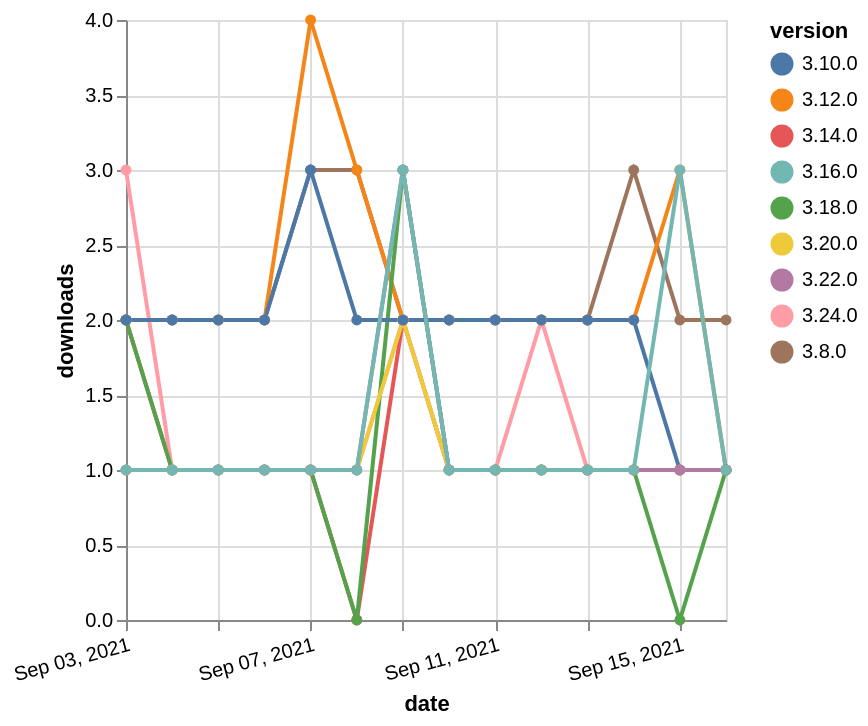

Specify this chart in Vega-Lite:
### Vega-Lite specification from a JSON file in a GitHub repository (floating-point values rounded to 4 significant figures)
{"$schema": "https://vega.github.io/schema/vega-lite/v5.json", "description": "A simple bar chart with embedded data.", "data": {"values": [{"date": "2021-09-03", "total": 2693, "delta": 2, "version": "3.8.0"}, {"date": "2021-09-04", "total": 2695, "delta": 2, "version": "3.8.0"}, {"date": "2021-09-05", "total": 2697, "delta": 2, "version": "3.8.0"}, {"date": "2021-09-06", "total": 2699, "delta": 2, "version": "3.8.0"}, {"date": "2021-09-07", "total": 2702, "delta": 3, "version": "3.8.0"}, {"date": "2021-09-08", "total": 2705, "delta": 3, "version": "3.8.0"}, {"date": "2021-09-09", "total": 2707, "delta": 2, "version": "3.8.0"}, {"date": "2021-09-10", "total": 2709, "delta": 2, "version": "3.8.0"}, {"date": "2021-09-11", "total": 2711, "delta": 2, "version": "3.8.0"}, {"date": "2021-09-12", "total": 2713, "delta": 2, "version": "3.8.0"}, {"date": "2021-09-13", "total": 2715, "delta": 2, "version": "3.8.0"}, {"date": "2021-09-14", "total": 2718, "delta": 3, "version": "3.8.0"}, {"date": "2021-09-15", "total": 2720, "delta": 2, "version": "3.8.0"}, {"date": "2021-09-16", "total": 2722, "delta": 2, "version": "3.8.0"}, {"date": "2021-09-03", "total": 2585, "delta": 2, "version": "3.12.0"}, {"date": "2021-09-04", "total": 2587, "delta": 2, "version": "3.12.0"}, {"date": "2021-09-05", "total": 2589, "delta": 2, "version": "3.12.0"}, {"date": "2021-09-06", "total": 2591, "delta": 2, "version": "3.12.0"}, {"date": "2021-09-07", "total": 2595, "delta": 4, "version": "3.12.0"}, {"date": "2021-09-08", "total": 2598, "delta": 3, "version": "3.12.0"}, {"date": "2021-09-09", "total": 2600, "delta": 2, "version": "3.12.0"}, {"date": "2021-09-10", "total": 2602, "delta": 2, "version": "3.12.0"}, {"date": "2021-09-11", "total": 2604, "delta": 2, "version": "3.12.0"}, {"date": "2021-09-12", "total": 2606, "delta": 2, "version": "3.12.0"}, {"date": "2021-09-13", "total": 2608, "delta": 2, "version": "3.12.0"}, {"date": "2021-09-14", "total": 2610, "delta": 2, "version": "3.12.0"}, {"date": "2021-09-15", "total": 2613, "delta": 3, "version": "3.12.0"}, {"date": "2021-09-16", "total": 2614, "delta": 1, "version": "3.12.0"}, {"date": "2021-09-03", "total": 239, "delta": 2, "version": "3.14.0"}, {"date": "2021-09-04", "total": 240, "delta": 1, "version": "3.14.0"}, {"date": "2021-09-05", "total": 241, "delta": 1, "version": "3.14.0"}, {"date": "2021-09-06", "total": 242, "delta": 1, "version": "3.14.0"}, {"date": "2021-09-07", "total": 243, "delta": 1, "version": "3.14.0"}, {"date": "2021-09-08", "total": 243, "delta": 0, "version": "3.14.0"}, {"date": "2021-09-09", "total": 245, "delta": 2, "version": "3.14.0"}, {"date": "2021-09-10", "total": 246, "delta": 1, "version": "3.14.0"}, {"date": "2021-09-11", "total": 247, "delta": 1, "version": "3.14.0"}, {"date": "2021-09-12", "total": 248, "delta": 1, "version": "3.14.0"}, {"date": "2021-09-13", "total": 249, "delta": 1, "version": "3.14.0"}, {"date": "2021-09-14", "total": 250, "delta": 1, "version": "3.14.0"}, {"date": "2021-09-15", "total": 251, "delta": 1, "version": "3.14.0"}, {"date": "2021-09-16", "total": 252, "delta": 1, "version": "3.14.0"}, {"date": "2021-09-03", "total": 119, "delta": 3, "version": "3.24.0"}, {"date": "2021-09-04", "total": 120, "delta": 1, "version": "3.24.0"}, {"date": "2021-09-05", "total": 121, "delta": 1, "version": "3.24.0"}, {"date": "2021-09-06", "total": 122, "delta": 1, "version": "3.24.0"}, {"date": "2021-09-07", "total": 123, "delta": 1, "version": "3.24.0"}, {"date": "2021-09-08", "total": 124, "delta": 1, "version": "3.24.0"}, {"date": "2021-09-09", "total": 126, "delta": 2, "version": "3.24.0"}, {"date": "2021-09-10", "total": 127, "delta": 1, "version": "3.24.0"}, {"date": "2021-09-11", "total": 128, "delta": 1, "version": "3.24.0"}, {"date": "2021-09-12", "total": 130, "delta": 2, "version": "3.24.0"}, {"date": "2021-09-13", "total": 131, "delta": 1, "version": "3.24.0"}, {"date": "2021-09-14", "total": 132, "delta": 1, "version": "3.24.0"}, {"date": "2021-09-15", "total": 133, "delta": 1, "version": "3.24.0"}, {"date": "2021-09-16", "total": 134, "delta": 1, "version": "3.24.0"}, {"date": "2021-09-03", "total": 180, "delta": 2, "version": "3.18.0"}, {"date": "2021-09-04", "total": 181, "delta": 1, "version": "3.18.0"}, {"date": "2021-09-05", "total": 182, "delta": 1, "version": "3.18.0"}, {"date": "2021-09-06", "total": 183, "delta": 1, "version": "3.18.0"}, {"date": "2021-09-07", "total": 184, "delta": 1, "version": "3.18.0"}, {"date": "2021-09-08", "total": 184, "delta": 0, "version": "3.18.0"}, {"date": "2021-09-09", "total": 187, "delta": 3, "version": "3.18.0"}, {"date": "2021-09-10", "total": 188, "delta": 1, "version": "3.18.0"}, {"date": "2021-09-11", "total": 189, "delta": 1, "version": "3.18.0"}, {"date": "2021-09-12", "total": 190, "delta": 1, "version": "3.18.0"}, {"date": "2021-09-13", "total": 191, "delta": 1, "version": "3.18.0"}, {"date": "2021-09-14", "total": 192, "delta": 1, "version": "3.18.0"}, {"date": "2021-09-15", "total": 192, "delta": 0, "version": "3.18.0"}, {"date": "2021-09-16", "total": 193, "delta": 1, "version": "3.18.0"}, {"date": "2021-09-03", "total": 155, "delta": 1, "version": "3.20.0"}, {"date": "2021-09-04", "total": 156, "delta": 1, "version": "3.20.0"}, {"date": "2021-09-05", "total": 157, "delta": 1, "version": "3.20.0"}, {"date": "2021-09-06", "total": 158, "delta": 1, "version": "3.20.0"}, {"date": "2021-09-07", "total": 159, "delta": 1, "version": "3.20.0"}, {"date": "2021-09-08", "total": 160, "delta": 1, "version": "3.20.0"}, {"date": "2021-09-09", "total": 162, "delta": 2, "version": "3.20.0"}, {"date": "2021-09-10", "total": 163, "delta": 1, "version": "3.20.0"}, {"date": "2021-09-11", "total": 164, "delta": 1, "version": "3.20.0"}, {"date": "2021-09-12", "total": 165, "delta": 1, "version": "3.20.0"}, {"date": "2021-09-13", "total": 166, "delta": 1, "version": "3.20.0"}, {"date": "2021-09-14", "total": 167, "delta": 1, "version": "3.20.0"}, {"date": "2021-09-15", "total": 168, "delta": 1, "version": "3.20.0"}, {"date": "2021-09-16", "total": 169, "delta": 1, "version": "3.20.0"}, {"date": "2021-09-03", "total": 2643, "delta": 2, "version": "3.10.0"}, {"date": "2021-09-04", "total": 2645, "delta": 2, "version": "3.10.0"}, {"date": "2021-09-05", "total": 2647, "delta": 2, "version": "3.10.0"}, {"date": "2021-09-06", "total": 2649, "delta": 2, "version": "3.10.0"}, {"date": "2021-09-07", "total": 2652, "delta": 3, "version": "3.10.0"}, {"date": "2021-09-08", "total": 2654, "delta": 2, "version": "3.10.0"}, {"date": "2021-09-09", "total": 2656, "delta": 2, "version": "3.10.0"}, {"date": "2021-09-10", "total": 2658, "delta": 2, "version": "3.10.0"}, {"date": "2021-09-11", "total": 2660, "delta": 2, "version": "3.10.0"}, {"date": "2021-09-12", "total": 2662, "delta": 2, "version": "3.10.0"}, {"date": "2021-09-13", "total": 2664, "delta": 2, "version": "3.10.0"}, {"date": "2021-09-14", "total": 2666, "delta": 2, "version": "3.10.0"}, {"date": "2021-09-15", "total": 2667, "delta": 1, "version": "3.10.0"}, {"date": "2021-09-16", "total": 2668, "delta": 1, "version": "3.10.0"}, {"date": "2021-09-03", "total": 174, "delta": 1, "version": "3.22.0"}, {"date": "2021-09-04", "total": 175, "delta": 1, "version": "3.22.0"}, {"date": "2021-09-05", "total": 176, "delta": 1, "version": "3.22.0"}, {"date": "2021-09-06", "total": 177, "delta": 1, "version": "3.22.0"}, {"date": "2021-09-07", "total": 178, "delta": 1, "version": "3.22.0"}, {"date": "2021-09-08", "total": 179, "delta": 1, "version": "3.22.0"}, {"date": "2021-09-09", "total": 182, "delta": 3, "version": "3.22.0"}, {"date": "2021-09-10", "total": 183, "delta": 1, "version": "3.22.0"}, {"date": "2021-09-11", "total": 184, "delta": 1, "version": "3.22.0"}, {"date": "2021-09-12", "total": 185, "delta": 1, "version": "3.22.0"}, {"date": "2021-09-13", "total": 186, "delta": 1, "version": "3.22.0"}, {"date": "2021-09-14", "total": 187, "delta": 1, "version": "3.22.0"}, {"date": "2021-09-15", "total": 188, "delta": 1, "version": "3.22.0"}, {"date": "2021-09-16", "total": 189, "delta": 1, "version": "3.22.0"}, {"date": "2021-09-03", "total": 360, "delta": 1, "version": "3.16.0"}, {"date": "2021-09-04", "total": 361, "delta": 1, "version": "3.16.0"}, {"date": "2021-09-05", "total": 362, "delta": 1, "version": "3.16.0"}, {"date": "2021-09-06", "total": 363, "delta": 1, "version": "3.16.0"}, {"date": "2021-09-07", "total": 364, "delta": 1, "version": "3.16.0"}, {"date": "2021-09-08", "total": 365, "delta": 1, "version": "3.16.0"}, {"date": "2021-09-09", "total": 368, "delta": 3, "version": "3.16.0"}, {"date": "2021-09-10", "total": 369, "delta": 1, "version": "3.16.0"}, {"date": "2021-09-11", "total": 370, "delta": 1, "version": "3.16.0"}, {"date": "2021-09-12", "total": 371, "delta": 1, "version": "3.16.0"}, {"date": "2021-09-13", "total": 372, "delta": 1, "version": "3.16.0"}, {"date": "2021-09-14", "total": 373, "delta": 1, "version": "3.16.0"}, {"date": "2021-09-15", "total": 376, "delta": 3, "version": "3.16.0"}, {"date": "2021-09-16", "total": 377, "delta": 1, "version": "3.16.0"}]}, "width": "container", "mark": {"type": "line", "point": {"filled": true}}, "encoding": {"x": {"field": "date", "type": "temporal", "timeUnit": "yearmonthdate", "title": "date", "axis": {"labelAngle": -15}}, "y": {"field": "delta", "type": "quantitative", "title": "downloads"}, "color": {"field": "version", "type": "nominal"}, "tooltip": {"field": "delta"}}}
